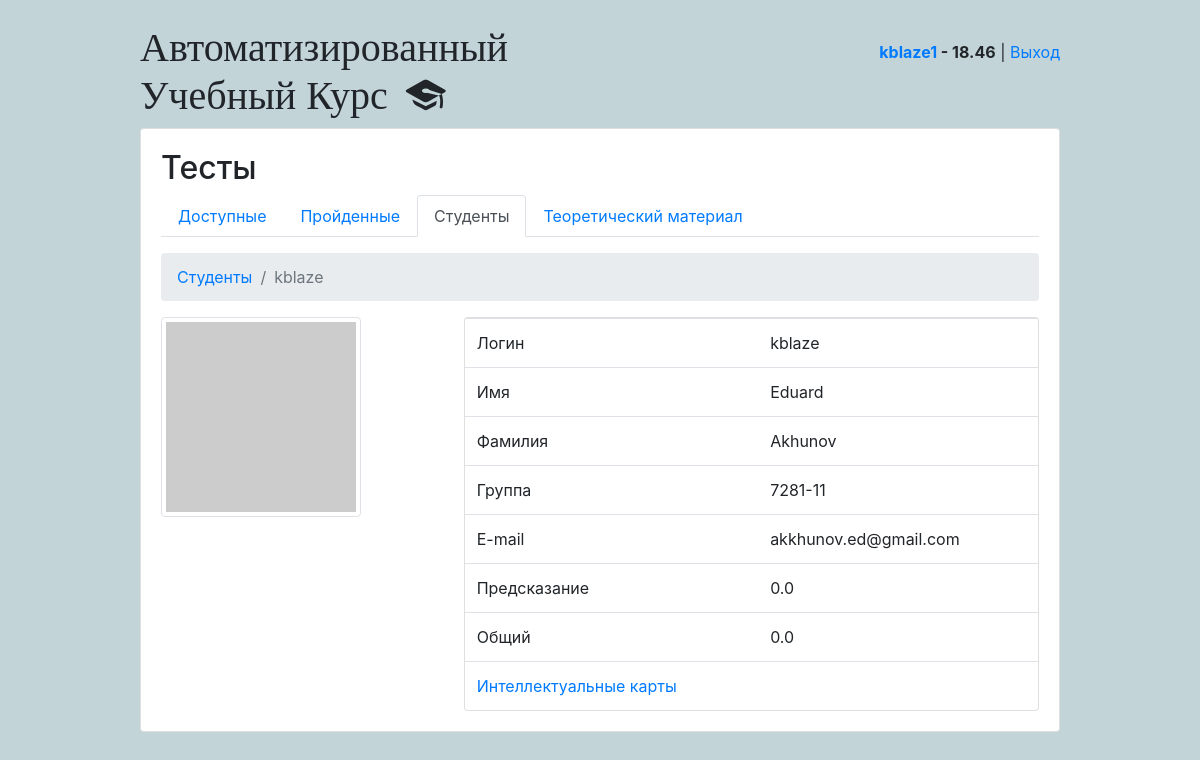
Page /students/18/ (signed in) on the committed database.
### classroom/models.py (models this page shows, shortened)
class User(AbstractUser):
    is_student = models.BooleanField(default=False)
    is_teacher = models.BooleanField(default=False)

class Student(models.Model):
    user = models.OneToOneField(User, on_delete=models.CASCADE, primary_key=True)
    quizzes = models.ManyToManyField(Quiz, through='TakenQuiz')
    interests = models.ManyToManyField(Subject, related_name='interested_students')
    email = models.CharField(default="", max_length=30)
    first_name = models.CharField(default="", max_length=30)
    last_name = models.CharField(default="", max_length=30)
    group = models.CharField(default="", max_length=10)
    score = models.FloatField(default=0)
    score1 = models.FloatField(default=0)
    score2 = models.FloatField(default=0)
    score3 = models.FloatField(default=0)
    predict = models.FloatField(default=0)

### classroom/views/students.py (the view)
# urls.py: path('<int:student>/', students.StudentDetail.as_view(), name='student_detail'),
class StudentDetail(View):
    def get(self, request, **kwargs):
        student = Student.objects.get(user_id = kwargs['student'])
        subjects = student.taken_quizzes.all() \
            .values('quiz__subject__name','quiz__subject__color') \
            .annotate(score = Sum('score')) \
            .order_by('-score')
        return render(request,'classroom/students/student_detail.html',
            {'student': student, 'subjects':subjects})

### classroom/templatetags/quiz_extras.py (called while the page is built)
@register.filter
def gravatar_url(username, size=40):
    username_hash = hashlib.md5(username.lower().encode('utf-8')).hexdigest()
    return f"https://www.gravatar.com/avatar/{username_hash}?s={size}&d=identicon"

### classroom/templates/classroom/students/student_detail.html
{% extends 'base.html' %}
{% load static %}
{% load quiz_extras %}
{% block content %}
  {% if request.user.is_authenticated %}
	 {% include 'classroom/students/_header.html' with active='students' %}
  {% else %}
    {% include 'classroom/_guest_header.html' with active='students' %}
  {% endif %}
<nav aria-label="breadcrumb">
    <ol class="breadcrumb">
      <li class="breadcrumb-item"><a href="{% url 'students:student_list' %}">Студенты</a></li>
      <li class="breadcrumb-item active" aria-current="page">{{student.user.username}}</li>
    </ol>
</nav>
<div class="row">
  <div class="col-md-4">
      <img class="img-thumbnail" src="{{ student.user.email|gravatar_url:200 }}" width="200" height="200" alt="@{{ student.user.email}}">
  </div>
  <div class="col-md-8">
  	<div class="card">
    <table class="table mb-0">
      <tbody>
      	<tr><td>Логин</td><td>{{student.user.username}}</td></tr>
      	<tr><td>Имя</td><td>{{student.first_name}}</td></tr>
        <tr><td>Фамилия</td><td>{{student.last_name}}</td></tr>
        <tr><td>Группа</td><td>{{student.group}}</td></tr>
        <tr><td>E-mail</td><td>{{student.email}}</td></tr>
        <tr><td>Предсказание</td><td>{{student.predict}}</td></tr>
        <tr><td>Общий</td><td>{{student.score}}</td></tr>
        <tr><td><a href="{% url 'students:student_maps' %}">Интеллектуальные карты</a></td><td></td></tr>
      </tbody>
    </table>
	</div>
  </div>
</div>
{% endblock %}

### templates/base.html (shortened to what this page needs)
{% load static %}
<!doctype html>
<html lang="en">
  <head>
    <link rel="stylesheet" href="{% static 'css/bootstrap.min.css' %}">
    <link rel="stylesheet" type="text/css" href="{% static 'vendor/fontello-2f186091/css/fontello.css' %}">
    <link rel="stylesheet" type="text/css" href="{% static 'css/app.css' %}">
    {% if user.is_authenticated and user.is_teacher %}
      <link rel="stylesheet" type="text/css" href="{% static 'css/teachers.css' %}">
    {% else %}
      <link rel="stylesheet" type="text/css" href="{% static 'css/students.css' %}">
    {% endif %}
  </head>
  <body>
    <div class="container my-4">
      <div class="row justify-content-center">
        <div class="col-md-10 col-sm-12">
          <div class="row">
            <div class="col-6">
              <h1 class="logo">
                <a href="{% url 'home' %}">
                  Автоматизированный Учебный Курс
                  {% if user.is_authenticated %}
                    {% if user.is_teacher %}
                      <span class="icon-feather" data-toggle="tooltip" data-placement="right" title="Профиль учителя"></span>
                    {% else %}
                      <span class="icon-graduation-cap" data-toggle="tooltip" data-placement="right" title="Профиль студента"></span>
                    {% endif %}
                  {% endif %}
                </a>
              </h1>
            </div>
            <div class="col-6 text-right">
              {% if user.is_authenticated %}
                <p class="pt-3">
                  {% if user.is_student %}
                    <strong><a href="{% url 'students:student_detail' student=user.id %}">{{ user.username }}</a> - {{user.student.score}}</strong>
                  {% else %}
                    <strong>{{ user.username }}</strong>
                  {% endif %}
                    | <a href="{% url 'logout' %}">Выход</a>
                </p>
              {% else %}
                <a href="{% url 'login' %}" class="btn btn-light" role="button">Войти</a>
                <a href="{% url 'signup' %}" class="btn btn-primary" role="button">Регистрация</a>
              {% endif %}
            </div>
          </div>
          <div class="card mb-3">
            <div class="card-body">
              {% block content %}
              {% endblock %}
            </div>
          </div>
        </div>
      </div>
    </div>
  </body>
</html>

### static/css/app.css (style rules this page uses)
.logo { font-family: 'Clicker Script', cursive; }
.logo a { color: #212529; text-decoration: none; }

### static/css/students.css (style rules this page uses)
body { background-color: #c2d4d8; }

### rows in the picture
User: username "kblaze1", student.score "18.46"
Student: user.username "kblaze", first_name "Eduard", last_name "Akhunov", group "7281-11", email "akkhunov.ed@gmail.com", predict "0.0", score "0.0"
